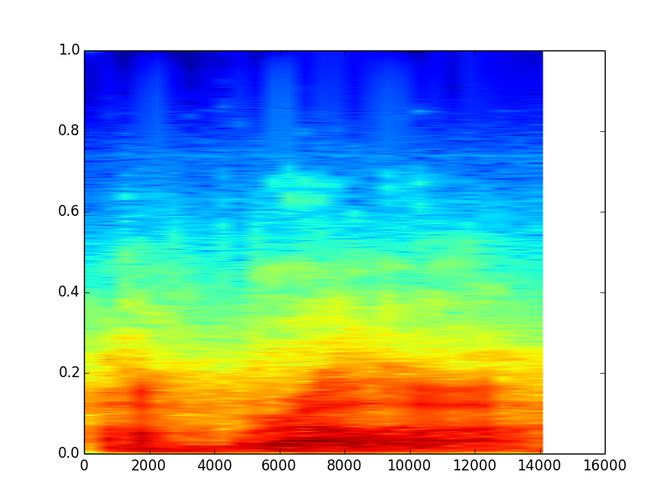
#> input picture processing/umbrella.png, 672 x 504 px, shrunk from 800 x 600 before the run
$ python -i spectrothreshold.py   (imports and definitions only)   (Python 2 division)
#> lines starting #> are read from the running program, lines starting #| are printed output that depends on the picture; after the words box and inside, x2 and y2 are one past the last pixel; in counts of white or black regions, pixels touching at a corner belong together
#!/usr/bin/env python
from __future__ import division
import cv2
import numpy as np

def get_threshold(filename):
  image = cv2.imread(filename)
  blurred = cv2.blur(image, (3,3))

  hsv = cv2.cvtColor(blurred, cv2.COLOR_BGR2HSV)
  thresh = cv2.inRange(hsv,np.array((0, 80, 80)), np.array((20, 255, 255)))
  thresh2 = thresh.copy()
  contours,hierarchy = cv2.findContours(thresh,cv2.RETR_LIST,cv2.CHAIN_APPROX_SIMPLE)

  max_area = 0
  for cnt in contours:
    area = cv2.contourArea(cnt)
    if area > max_area:
      max_area = area
      best_cnt = cnt
  M = cv2.moments(best_cnt)
  cx,cy = int(M['m10']/M['m00']), int(M['m01']/M['m00'])
  cv2.circle(blurred,(cx,cy),5,255,-1)
  return thresh2

# [22 lines of commented-out code are left out]

# [2 lines not run here, left out]
# [1 line that did not run here, left out]
# [1 line not run here, left out]
# [1 line that did not run here, left out]

# [1 line that did not run here, left out]
# print non_zeros
# print non_zeros
# print len(diff2.flatten())
# [1 line not run here, left out]
# cv2.imwrite('diffspectro.png', diff2)

# thresh2 = get_threshold('diffspectro.png')
# cv2.imwrite('diffwestern.png', thresh2)

>>> result = get_threshold('umbrella.png')
#> call 2 of get_threshold, with filename = 'umbrella.png'
#> in get_threshold, image is the input picture: shape (504, 672, 3); mean B, G, R 195.5, 195.8, 166.9
#> in get_threshold (call 2), `blurred = cv2.blur(image, (3,3))`:
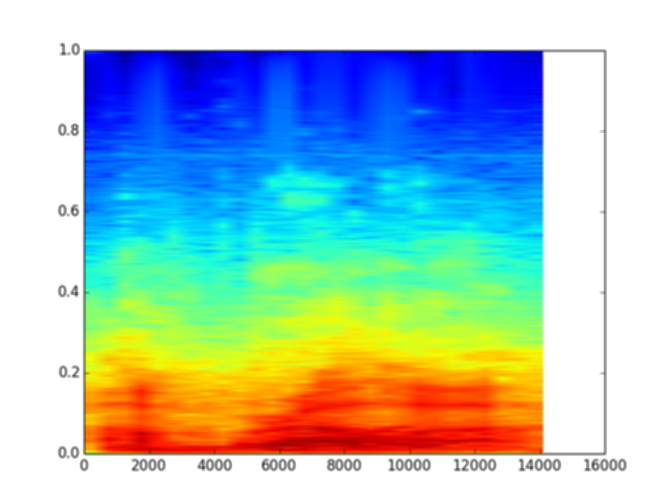
#> blurred: shape (504, 672, 3); mean B, G, R 195.5, 195.8, 166.9
#> in get_threshold (call 2), `hsv = cv2.cvtColor(blurred, cv2.COLOR_BGR2HSV)`: hsv: shape (504, 672, 3); mean H, S, V 39.4, 127.9, 249.8
#> in get_threshold (call 2), `thresh = cv2.inRange(hsv,np.array((0, 80, 80)), np.array((20, 255, 255..`:
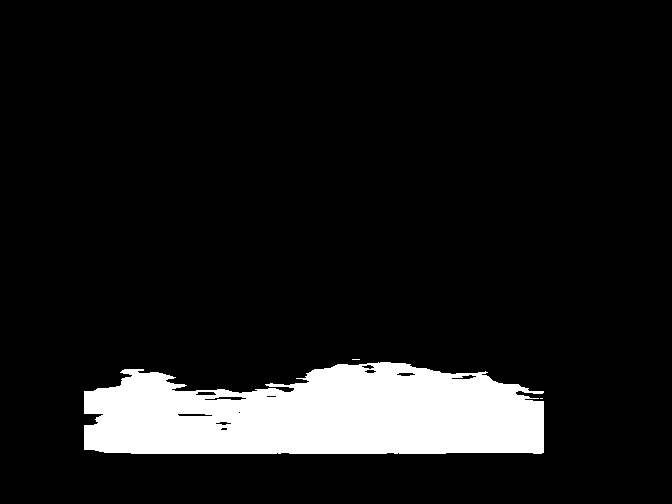
#> thresh: shape (504, 672); 10% white; 3 white regions (2 under 20 px)
#> in get_threshold (call 2), `contours,hierarchy = cv2.findContours(thresh,cv2.RETR_LIST,cv2.CHAIN_A..`: contours = 14 contours, 5 with area under 20; largest, box (x1, y1, x2, y2) and area: (84, 362, 544, 454) 33696, (204, 396, 247, 401) 117, (177, 413, 213, 417) 94, (195, 391, 217, 396) 74, (451, 374, 477, 380) 70
#> the loop in get_threshold (call 2), `for cnt in contours:` made 14 passes
#> (area, max_area) on passes 2, 3, 6, 13: (41, 41), (94, 94), (117, 117), (33696.5, 33696.5)
#> area on passes 8 to 12: 73.5, 70, 59, 36, 39
#> after the loop in get_threshold (call 2), `for cnt in contours:`: best_cnt = contour of 292 points, box (x1, y1, x2, y2) (84, 362, 544, 454), area 33696; max_area = 33696.5
#> in get_threshold (call 2), `M = cv2.moments(best_cnt)`: M = moments, m00 33696.5, centre m10/m00, m01/m00 = (319.4, 414.8)
#> in get_threshold (call 2), `cx,cy = int(M['m10']/M['m00']), int(M['m01']/M['m00'])`: cx = 319; cy = 414
#> in get_threshold (call 2), `cv2.circle(blurred,(cx,cy),5,255,-1)`: blurred: shape (504, 672, 3); 0.02% of pixels changed, all inside (x1, y1, x2, y2) = (314, 409, 325, 420)

$ run again, on processing/westernUmbrellaFiltered.png
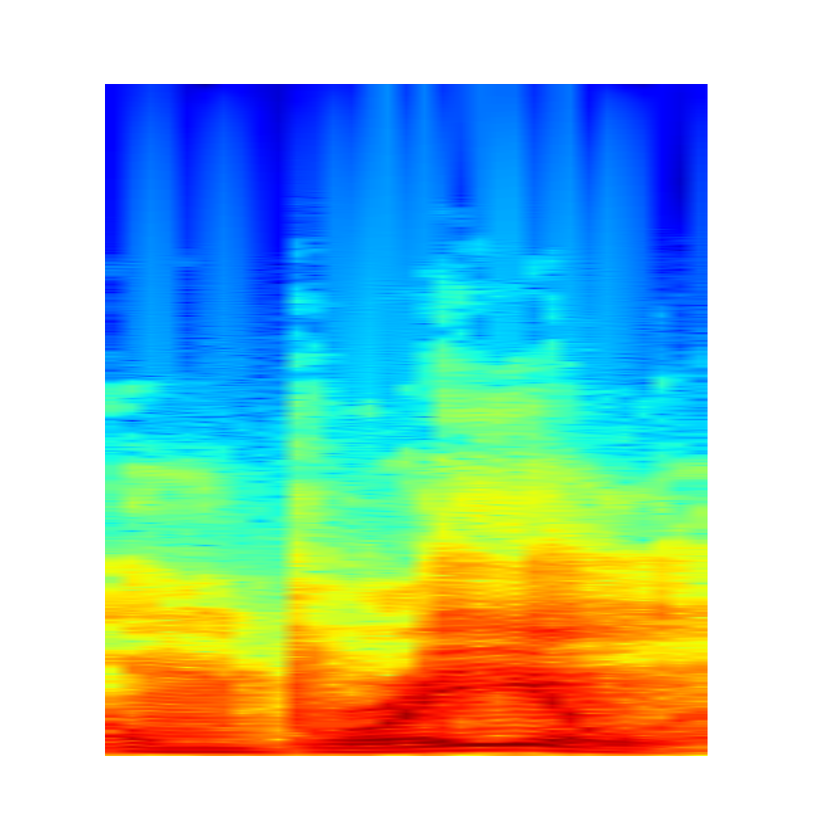
#> input picture processing/westernUmbrellaFiltered.png, 840 x 840 px, shrunk from 1000 x 1000 before the run
#> in get_threshold, image is the input picture: shape (840, 840, 3); mean B, G, R 198, 199.8, 163.3
#> hsv: shape (840, 840, 3); mean H, S, V 41.1, 135.5, 253.4
#> in get_threshold (call 2), `thresh = cv2.inRange(hsv,np.array((0, 80, 80)), np.array((20, 255, 255..`:
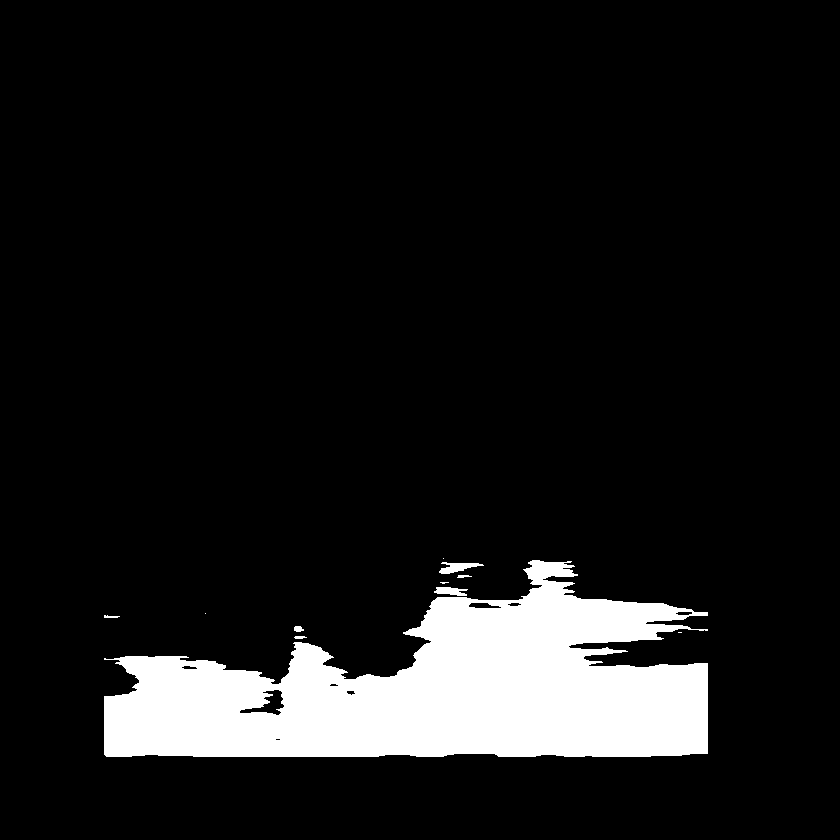
#> thresh: shape (840, 840); 10% white; 11 white regions (4 under 20 px)
#> contours = 19 contours, 8 with area under 20; largest, box (x1, y1, x2, y2) and area: (104, 560, 708, 757) 69418, (239, 689, 285, 716) 509, (439, 562, 484, 574) 226, (434, 587, 468, 596) 162, (468, 602, 502, 609) 146
#> the loop in get_threshold (call 2), `for cnt in contours:` made 19 passes
#> (area, max_area) on passes 2, 3, 18: (31, 31), (509, 509), (69418.5, 69418.5)
#> after the loop in get_threshold (call 2), `for cnt in contours:`: best_cnt = contour of 601 points, box (x1, y1, x2, y2) (104, 560, 708, 757), area 69418; max_area = 69418.5
#> M = moments, m00 69418.5, centre m10/m00, m01/m00 = (436.2, 691)
#> cx = 436; cy = 690

$ run again, on processing/andrew.png
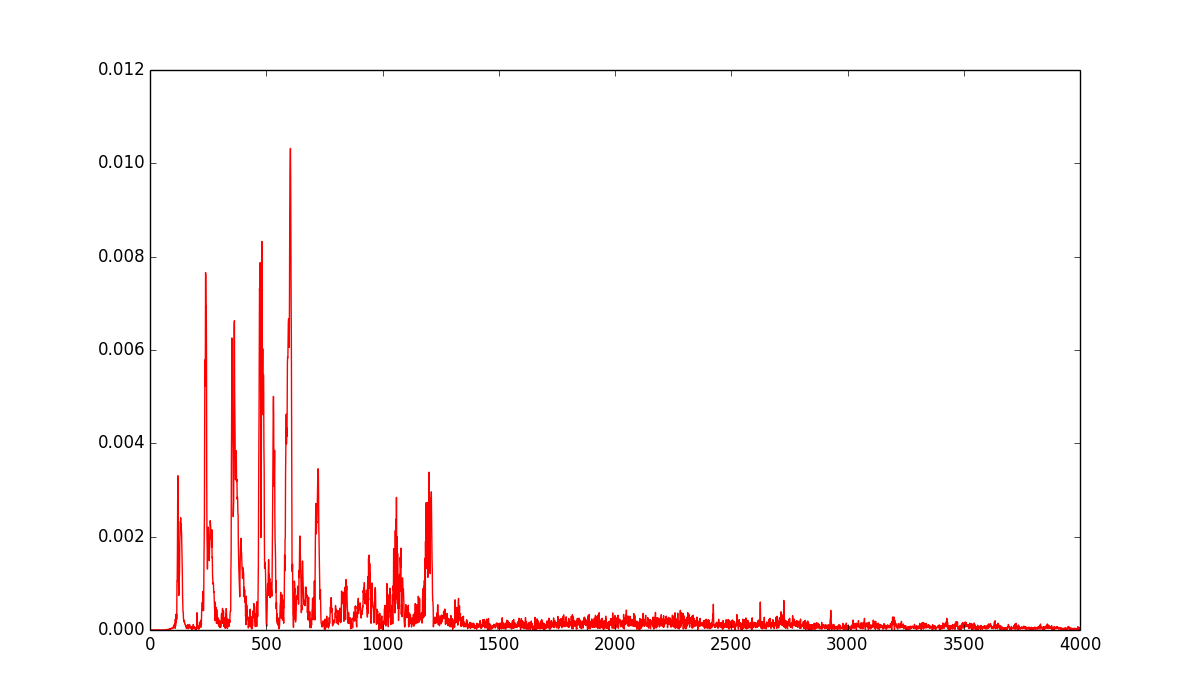
#> input picture processing/andrew.png, 1200 x 700 px
#> in get_threshold, image is the input picture: shape (700, 1200, 3); mean B, G, R 247.7, 247.7, 252.9
#> hsv: shape (700, 1200, 3); mean H, S, V 0, 5.3, 252.9
#> in get_threshold (call 2), `thresh = cv2.inRange(hsv,np.array((0, 80, 80)), np.array((20, 255, 255..`:
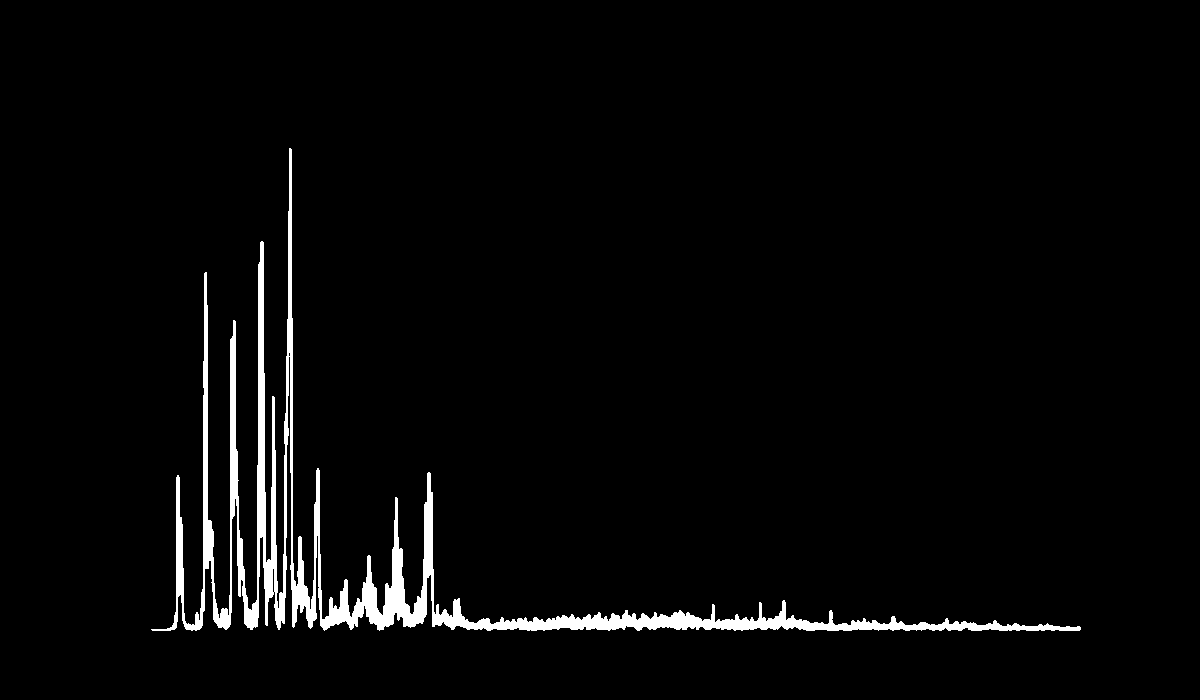
#> thresh: shape (700, 1200); 2.9% white; 1 white region
#> contours = 3 contours, 1 with area under 20; largest, box (x1, y1, x2, y2) and area: (151, 148, 1081, 631) 20190, (272, 568, 275, 593) 46
#> the loop in get_threshold (call 2), `for cnt in contours:` made 3 passes
#> (area, max_area) on passes 1, 3: (46, 46), (20189.5, 20189.5)
#> after the loop in get_threshold (call 2), `for cnt in contours:`: best_cnt = contour of 1599 points, box (x1, y1, x2, y2) (151, 148, 1081, 631), area 20190; max_area = 20189.5
#> M = moments, m00 20189.5, centre m10/m00, m01/m00 = (409.9, 546.2)
#> cx = 409; cy = 546
